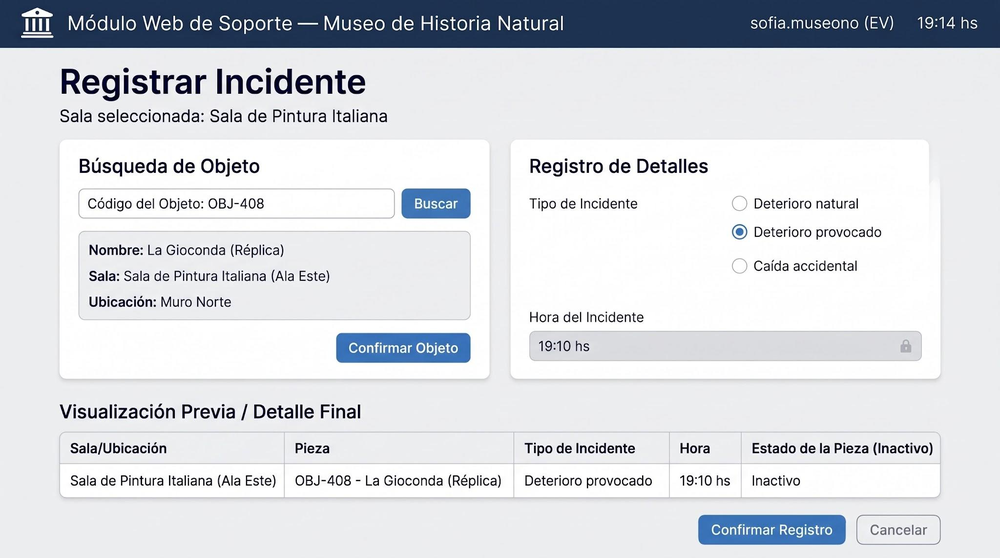
#> input picture scripts_y_notas/tablet_proto.png, 1000 x 558 px, shrunk from 2048 x 1143 before the run, found by its file name
$ python find_screen_bounds.py
#> lines starting #> are read from the running program, lines starting #| are printed output that depends on the picture
from PIL import Image

im = Image.open('scripts_y_notas/tablet_proto.png')
#> im is the input picture: PIL image 1000x558 RGB; mean R, G, B 214.5, 217.6, 222.6
w, h = im.size
#> w = 1000; h = 558

# Let's inspect rows/columns to locate screen bezels
# In a tablet mockup, the screen is usually a rectangle inside bezels
# Let's find the inner screen boundary:
# Let's sample along horizontal line y = h // 2
pixels = im.load()
mid_y = h // 2
#> mid_y = 279
# find transitions
trans_x = []
for x in range(1, w):
    diff = sum(abs(pixels[x, mid_y][c] - pixels[x-1, mid_y][c]) for c in range(3))
    if diff > 60:
        trans_x.append(x)
#> this loop made 999 passes
#> diff on passes 1 to 3: 0, 0, 0
#> after the loop, trans_x = 183 values from 78 to 471

mid_x = w // 2
#> mid_x = 500
trans_y = []
for y in range(1, h):
    diff = sum(abs(pixels[mid_x, y][c] - pixels[mid_x, y-1][c]) for c in range(3))
    if diff > 60:
        trans_y.append(y)
#> this loop made 557 passes
#> after the loop, trans_y = [16, 17, 19, 20, 21, 30, 47, 48, 431, 433, 463, 464, 477, 478, 479, 484, 485, 486, 497]

print(f"X transitions at mid Y: {trans_x[:10]} ... {trans_x[-10:]}")
#> (printed output is left out)
print(f"Y transitions at mid X: {trans_y[:10]} ... {trans_y[-10:]}")
#> (printed output is left out)

# Let's crop the center 80% and save it to see the mockup clearly
screen_crop = im.crop((int(w*0.1), int(h*0.1), int(w*0.9), int(h*0.9)))
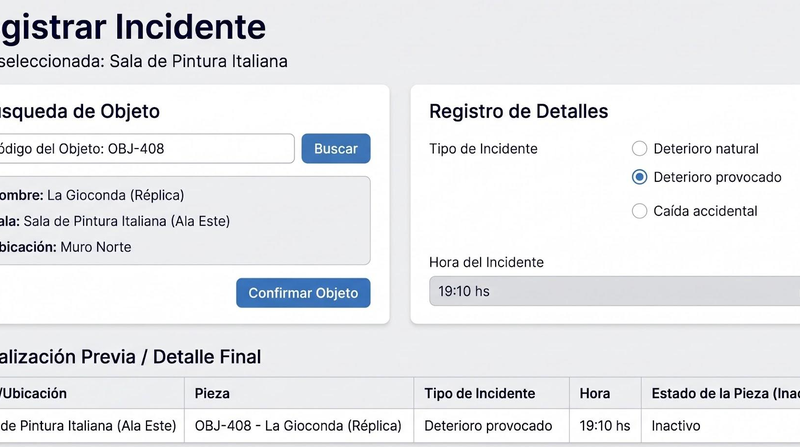
#> screen_crop: PIL image 800x447 RGB; mean R, G, B 230.8, 232, 234.6
screen_crop.save("scripts_y_notas/screen_crop.png")
print("Saved screen_crop.png")

$ run again, with scripts_y_notas/bpmn_oper_inspected.png copied over scripts_y_notas/tablet_proto.png
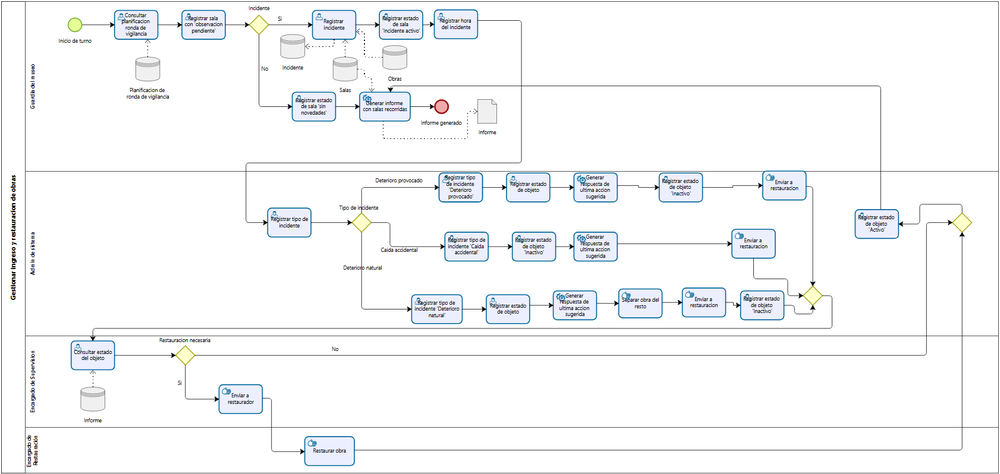
#> input picture scripts_y_notas/bpmn_oper_inspected.png, 1000 x 474 px, shrunk from 1682 x 798 before the run, found by its file name
#> im is the input picture: PIL image 1000x474 RGB; mean R, G, B 245.9, 247, 248.1
#> the loop `for x in range(1, w):` made 999 passes
#> diff on passes 1 to 3: 363, 366, 0
#> after the loop `for x in range(1, w):`: trans_x = 112 values from 1 to 999
#> the loop `for y in range(1, h):` made 473 passes
#> diff on passes 1 to 3: 315, 318, 0
#> after the loop `for y in range(1, h):`: trans_y = 48 values from 1 to 473
#> (printed output is left out)
#> (printed output is left out)
#> `screen_crop = im.crop((int(w*0.1), int(h*0.1), int(w*0.9), int(h*0.9)))`:
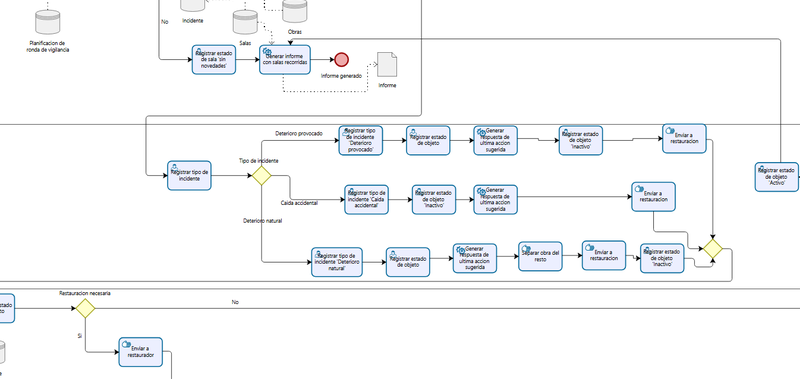
#> screen_crop: PIL image 800x379 RGB; mean R, G, B 245.9, 247.2, 248.6
